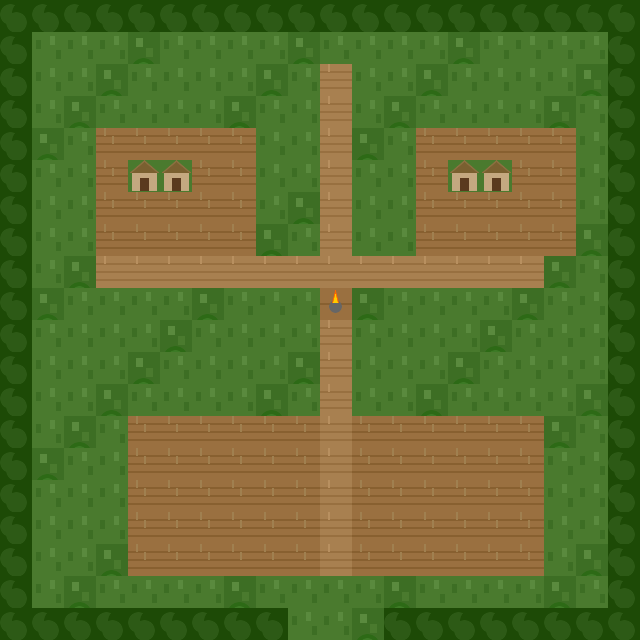

This game map was drawn from its Tiled (.tmx) file and the tilesets committed beside it. A one-line description and the trimmed map source follow:
An orthogonal 20x20 tile map with 32x32 px tiles, 2 tile layers (Ground, Features) and 23 objects (from-jamestown-pv, namontack, chief-powhatan, village-elder, archery-1, ...).

<map version="1.9" tiledversion="1.9.2" orientation="orthogonal" renderorder="right-down" width="20" height="20" tilewidth="32" tileheight="32" infinite="0" nextlayerid="4" nextobjectid="24">
 <tileset firstgid="1" source="ship-tiles.tsx" />
 <layer id="1" name="Ground" width="20" height="20">
  <data>[400 cells, 400 non-empty, 4 distinct tile ids]</data>
 </layer>
 <layer id="2" name="Features" width="20" height="20">
  <data>[400 cells, 78 non-empty, 3 distinct tile ids]</data>
 </layer>
 <objectgroup id="3" name="Events">
  <object id="1" name="from-jamestown-pv" x="320" y="576">
   <point />
  </object>
  <object id="2" name="namontack" x="320" y="480">
   <point />
  </object>
  <object id="3" name="chief-powhatan" x="320" y="256">
   <point />
  </object>
  <object id="4" name="village-elder" x="160" y="192">
   <point />
  </object>
  <object id="5" name="archery-1" x="512" y="96">
   <point />
  </object>
  <object id="6" name="archery-2" x="512" y="128">
   <point />
  </object>
  <object id="7" name="archery-3" x="512" y="160">
   <point />
  </object>
  <object id="8" name="archery-4" x="512" y="192">
   <point />
  </object>
  <object id="9" name="archery-5" x="512" y="224">
   <point />
  </object>
  <object id="10" name="ball-goal-1" x="160" y="480">
   <point />
  </object>
  <object id="11" name="ball-goal-2" x="480" y="480">
   <point />
  </object>
  <object id="12" name="deer-hide" x="448" y="128">
   <point />
  </object>
  <object id="13" name="sinew-pile" x="192" y="128">
   <point />
  </object>
  <object id="14" name="feast-fire" x="320" y="320">
   <point />
  </object>
  <object id="15" name="to-jamestown-pv" x="320" y="608">
   <point />
  </object>
  <object id="16" name="kanta" x="448" y="256">
   <point />
  </object>
  <object id="17" name="powhatan-kid-1" x="256" y="448">
   <point />
  </object>
  <object id="18" name="powhatan-kid-2" x="384" y="512">
   <point />
  </object>
  <object id="19" name="powhatan-elder-1" x="128" y="128">
   <point />
  </object>
  <object id="20" name="powhatan-warrior-1" x="96" y="320">
   <point />
  </object>
  <object id="21" name="powhatan-warrior-2" x="544" y="320">
   <point />
  </object>
  <object id="22" name="powhatan-woman-1" x="192" y="128">
   <point />
  </object>
  <object id="23" name="powhatan-woman-2" x="480" y="128">
   <point />
  </object>
 </objectgroup>
</map>
